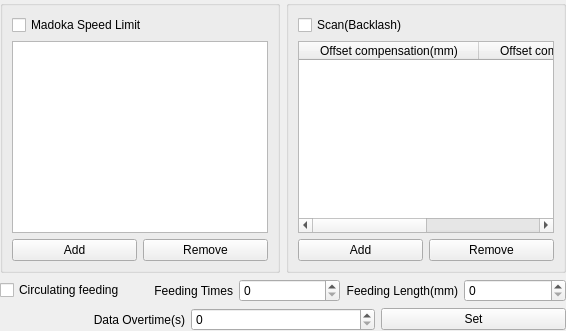
      <widget class="QWidget" name="tab">
       <attribute name="title">
        <string>General</string>
       </attribute>
       <layout class="QGridLayout" name="gridLayout_8">
        <property name="leftMargin">
         <number>0</number>
        </property>
        <property name="topMargin">
         <number>0</number>
        </property>
        <property name="rightMargin">
         <number>0</number>
        </property>
        <property name="bottomMargin">
         <number>0</number>
        </property>
        <property name="horizontalSpacing">
         <number>6</number>
        </property>
        <item row="0" column="0">
         <widget class="QGroupBox" name="groupBox_7">
          <property name="title">
           <string/>
          </property>
          <layout class="QVBoxLayout" name="verticalLayout_14">
           <item>
            <widget class="QCheckBox" name="checkBox_13">
             <property name="text">
              <string>Madoka Speed Limit</string>
             </property>
            </widget>
           </item>
           <item>
            <widget class="QTableWidget" name="tableWidget_3"/>
           </item>
           <item>
            <layout class="QHBoxLayout" name="horizontalLayout_10">
             <item>
              <widget class="QPushButton" name="pushButton_7">
               <property name="text">
                <string>Add</string>
               </property>
              </widget>
             </item>
             <item>
              <widget class="QPushButton" name="pushButton_8">
               <property name="text">
                <string>Remove</string>
               </property>
              </widget>
             </item>
            </layout>
           </item>
          </layout>
         </widget>
        </item>
        <item row="0" column="1">
         <widget class="QGroupBox" name="groupBox_8">
          <property name="title">
           <string/>
          </property>
          <layout class="QVBoxLayout" name="verticalLayout_13">
           <item>
            <widget class="QCheckBox" name="checkBox_15">
             <property name="text">
              <string>Scan(Backlash)</string>
             </property>
            </widget>
           </item>
           <item>
            <widget class="QTableWidget" name="tableWidget_4">
             <attribute name="horizontalHeaderDefaultSectionSize">
              <number>180</number>
             </attribute>
             <column>
              <property name="text">
               <string>Offset compensation(mm)</string>
              </property>
             </column>
             <column>
              <property name="text">
               <string>Offset compensation(mm)</string>
              </property>
             </column>
            </widget>
           </item>
           <item>
            <layout class="QHBoxLayout" name="horizontalLayout_11">
             <item>
              <widget class="QPushButton" name="pushButton_9">
               <property name="text">
                <string>Add</string>
               </property>
              </widget>
             </item>
             <item>
              <widget class="QPushButton" name="pushButton_10">
               <property name="text">
                <string>Remove</string>
               </property>
              </widget>
             </item>
            </layout>
           </item>
          </layout>
         </widget>
        </item>
        <item row="1" column="0" colspan="2">
         <layout class="QHBoxLayout" name="horizontalLayout_8">
          <item>
           <widget class="QCheckBox" name="checkBox_14">
            <property name="text">
             <string>Circulating feeding</string>
            </property>
           </widget>
          </item>
          <item>
           <widget class="QLabel" name="label_31">
            <property name="text">
             <string>Feeding Times</string>
            </property>
            <property name="alignment">
             <set>Qt::AlignRight|Qt::AlignTrailing|Qt::AlignVCenter</set>
            </property>
           </widget>
          </item>
          <item>
           <widget class="QSpinBox" name="spinBox_12"/>
          </item>
          <item>
           <widget class="QLabel" name="label_32">
            <property name="text">
             <string>Feeding Length(mm)</string>
            </property>
            <property name="alignment">
             <set>Qt::AlignRight|Qt::AlignTrailing|Qt::AlignVCenter</set>
            </property>
           </widget>
          </item>
          <item>
           <widget class="QSpinBox" name="spinBox_13"/>
          </item>
         </layout>
        </item>
        <item row="2" column="0" colspan="2">
         <layout class="QHBoxLayout" name="horizontalLayout_9">
          <item>
           <widget class="QLabel" name="label_30">
            <property name="text">
             <string>Data Overtime(s)</string>
            </property>
            <property name="alignment">
             <set>Qt::AlignRight|Qt::AlignTrailing|Qt::AlignVCenter</set>
            </property>
           </widget>
          </item>
          <item>
           <widget class="QSpinBox" name="spinBox_14"/>
          </item>
          <item>
           <widget class="QPushButton" name="pushButton_11">
            <property name="text">
             <string>Set</string>
            </property>
           </widget>
          </item>
         </layout>
        </item>
       </layout>
      </widget>
